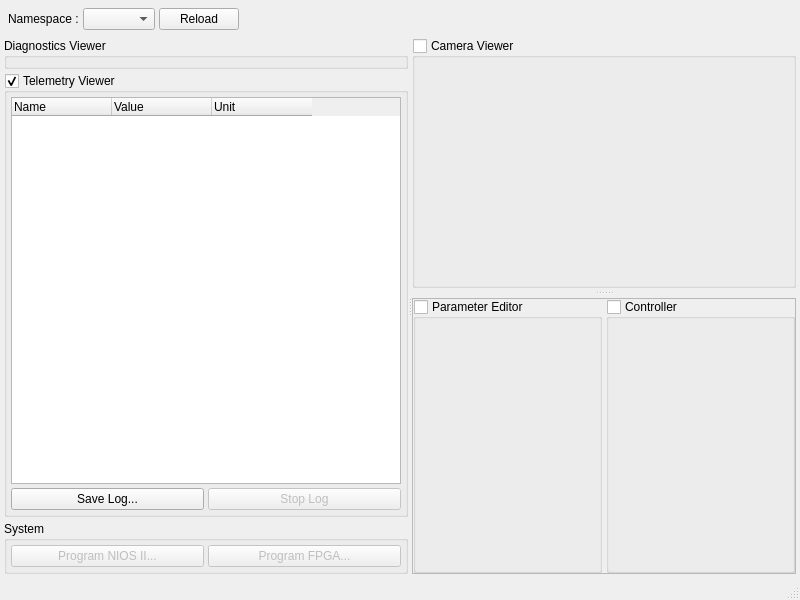
<?xml version="1.0" encoding="UTF-8"?>
<ui version="4.0">
 <class>MainWindow</class>
 <widget class="QMainWindow" name="MainWindow">
  <property name="geometry">
   <rect>
    <x>0</x>
    <y>0</y>
    <width>800</width>
    <height>600</height>
   </rect>
  </property>
  <property name="windowTitle">
   <string>Phoenix GUI</string>
  </property>
  <widget class="QWidget" name="centralwidget">
   <layout class="QVBoxLayout" name="verticalLayout">
    <property name="spacing">
     <number>4</number>
    </property>
    <property name="leftMargin">
     <number>4</number>
    </property>
    <property name="topMargin">
     <number>4</number>
    </property>
    <property name="rightMargin">
     <number>4</number>
    </property>
    <property name="bottomMargin">
     <number>4</number>
    </property>
    <item>
     <widget class="QWidget" name="widget" native="true">
      <property name="sizePolicy">
       <sizepolicy hsizetype="Preferred" vsizetype="Maximum">
        <horstretch>0</horstretch>
        <verstretch>0</verstretch>
       </sizepolicy>
      </property>
      <layout class="QHBoxLayout" name="horizontalLayout">
       <property name="spacing">
        <number>4</number>
       </property>
       <property name="leftMargin">
        <number>4</number>
       </property>
       <property name="topMargin">
        <number>4</number>
       </property>
       <property name="rightMargin">
        <number>4</number>
       </property>
       <property name="bottomMargin">
        <number>4</number>
       </property>
       <item>
        <widget class="QLabel" name="label_2">
         <property name="text">
          <string>Namespace :</string>
         </property>
        </widget>
       </item>
       <item>
        <widget class="QComboBox" name="namespaceComboBox">
         <property name="sizePolicy">
          <sizepolicy hsizetype="Preferred" vsizetype="MinimumExpanding">
           <horstretch>0</horstretch>
           <verstretch>0</verstretch>
          </sizepolicy>
         </property>
        </widget>
       </item>
       <item>
        <widget class="QPushButton" name="reloadButton">
         <property name="text">
          <string>Reload</string>
         </property>
        </widget>
       </item>
       <item>
        <spacer name="horizontalSpacer">
         <property name="orientation">
          <enum>Qt::Horizontal</enum>
         </property>
         <property name="sizeHint" stdset="0">
          <size>
           <width>40</width>
           <height>20</height>
          </size>
         </property>
        </spacer>
       </item>
      </layout>
     </widget>
    </item>
    <item>
     <widget class="QSplitter" name="splitter">
      <property name="orientation">
       <enum>Qt::Horizontal</enum>
      </property>
      <widget class="QWidget" name="widget_3" native="true">
       <layout class="QVBoxLayout" name="verticalLayout_4">
        <property name="spacing">
         <number>4</number>
        </property>
        <property name="leftMargin">
         <number>0</number>
        </property>
        <property name="topMargin">
         <number>0</number>
        </property>
        <property name="rightMargin">
         <number>0</number>
        </property>
        <property name="bottomMargin">
         <number>0</number>
        </property>
        <item>
         <widget class="DiagnosticsViewer" name="diagnosticsViewer">
          <property name="sizePolicy">
           <sizepolicy hsizetype="Preferred" vsizetype="Maximum">
            <horstretch>0</horstretch>
            <verstretch>0</verstretch>
           </sizepolicy>
          </property>
          <property name="title">
           <string>Diagnostics Viewer</string>
          </property>
         </widget>
        </item>
        <item>
         <widget class="QGroupBox" name="groupBox">
          <property name="title">
           <string>Telemetry Viewer</string>
          </property>
          <property name="checkable">
           <bool>true</bool>
          </property>
          <layout class="QVBoxLayout" name="verticalLayout_2">
           <property name="spacing">
            <number>4</number>
           </property>
           <property name="leftMargin">
            <number>4</number>
           </property>
           <property name="topMargin">
            <number>4</number>
           </property>
           <property name="rightMargin">
            <number>4</number>
           </property>
           <property name="bottomMargin">
            <number>4</number>
           </property>
           <item>
            <widget class="QTreeWidget" name="telemetryTree">
             <property name="columnCount">
              <number>3</number>
             </property>
             <attribute name="headerCascadingSectionResizes">
              <bool>true</bool>
             </attribute>
             <attribute name="headerStretchLastSection">
              <bool>false</bool>
             </attribute>
             <column>
              <property name="text">
               <string>Name</string>
              </property>
             </column>
             <column>
              <property name="text">
               <string>Value</string>
              </property>
             </column>
             <column>
              <property name="text">
               <string>Unit</string>
              </property>
             </column>
            </widget>
           </item>
           <item>
            <layout class="QHBoxLayout" name="horizontalLayout_2">
             <property name="spacing">
              <number>4</number>
             </property>
             <item>
              <widget class="QPushButton" name="saveLogButton">
               <property name="text">
                <string>Save Log...</string>
               </property>
              </widget>
             </item>
             <item>
              <widget class="QPushButton" name="stopLogButton">
               <property name="enabled">
                <bool>false</bool>
               </property>
               <property name="text">
                <string>Stop Log</string>
               </property>
              </widget>
             </item>
            </layout>
           </item>
          </layout>
         </widget>
        </item>
        <item>
         <widget class="QGroupBox" name="groupBox_3">
          <property name="title">
           <string>System</string>
          </property>
          <layout class="QHBoxLayout" name="horizontalLayout_4">
           <property name="spacing">
            <number>4</number>
           </property>
           <property name="leftMargin">
            <number>4</number>
           </property>
           <property name="topMargin">
            <number>4</number>
           </property>
           <property name="rightMargin">
            <number>4</number>
           </property>
           <property name="bottomMargin">
            <number>4</number>
           </property>
           <item>
            <widget class="QPushButton" name="programNiosButton">
             <property name="enabled">
              <bool>false</bool>
             </property>
             <property name="text">
              <string>Program NIOS II...</string>
             </property>
            </widget>
           </item>
           <item>
            <widget class="QPushButton" name="programFpgaButton">
             <property name="enabled">
              <bool>false</bool>
             </property>
             <property name="text">
              <string>Program FPGA...</string>
             </property>
            </widget>
           </item>
          </layout>
         </widget>
        </item>
       </layout>
      </widget>
      <widget class="QWidget" name="widget_2" native="true">
       <property name="sizePolicy">
        <sizepolicy hsizetype="Expanding" vsizetype="Expanding">
         <horstretch>0</horstretch>
         <verstretch>0</verstretch>
        </sizepolicy>
       </property>
       <property name="minimumSize">
        <size>
         <width>256</width>
         <height>256</height>
        </size>
       </property>
       <layout class="QVBoxLayout" name="verticalLayout_3">
        <property name="spacing">
         <number>0</number>
        </property>
        <property name="leftMargin">
         <number>0</number>
        </property>
        <property name="topMargin">
         <number>0</number>
        </property>
        <property name="rightMargin">
         <number>0</number>
        </property>
        <property name="bottomMargin">
         <number>0</number>
        </property>
        <item>
         <widget class="QSplitter" name="splitter_2">
          <property name="orientation">
           <enum>Qt::Vertical</enum>
          </property>
          <property name="handleWidth">
           <number>10</number>
          </property>
          <widget class="QGroupBox" name="cameraGroup">
           <property name="title">
            <string>Camera Viewer</string>
           </property>
           <property name="flat">
            <bool>false</bool>
           </property>
           <property name="checkable">
            <bool>true</bool>
           </property>
           <property name="checked">
            <bool>false</bool>
           </property>
          </widget>
          <widget class="QFrame" name="bottomFrame">
           <property name="minimumSize">
            <size>
             <width>256</width>
             <height>256</height>
            </size>
           </property>
           <property name="frameShape">
            <enum>QFrame::StyledPanel</enum>
           </property>
           <property name="frameShadow">
            <enum>QFrame::Raised</enum>
           </property>
           <layout class="QHBoxLayout" name="horizontalLayout_3">
            <property name="spacing">
             <number>4</number>
            </property>
            <property name="leftMargin">
             <number>0</number>
            </property>
            <property name="topMargin">
             <number>0</number>
            </property>
            <property name="rightMargin">
             <number>0</number>
            </property>
            <property name="bottomMargin">
             <number>0</number>
            </property>
            <item>
             <widget class="ParameterEditor" name="parameterGroup">
              <property name="title">
               <string>Parameter Editor</string>
              </property>
              <property name="checkable">
               <bool>true</bool>
              </property>
              <property name="checked">
               <bool>false</bool>
              </property>
             </widget>
            </item>
            <item>
             <widget class="ControllerControls" name="controllerGroup">
              <property name="title">
               <string>Controller</string>
              </property>
              <property name="checkable">
               <bool>true</bool>
              </property>
              <property name="checked">
               <bool>false</bool>
              </property>
             </widget>
            </item>
           </layout>
          </widget>
         </widget>
        </item>
       </layout>
      </widget>
     </widget>
    </item>
   </layout>
  </widget>
  <widget class="QStatusBar" name="statusBar"/>
 </widget>
 <customwidgets>
  <customwidget>
   <class>ControllerControls</class>
   <extends>QGroupBox</extends>
   <header>controller.hpp</header>
   <container>1</container>
  </customwidget>
  <customwidget>
   <class>ParameterEditor</class>
   <extends>QGroupBox</extends>
   <header>parameter_editor.hpp</header>
   <container>1</container>
  </customwidget>
  <customwidget>
   <class>DiagnosticsViewer</class>
   <extends>QGroupBox</extends>
   <header>diagnostics_viewer.hpp</header>
   <container>1</container>
  </customwidget>
 </customwidgets>
 <resources/>
 <connections/>
</ui>
